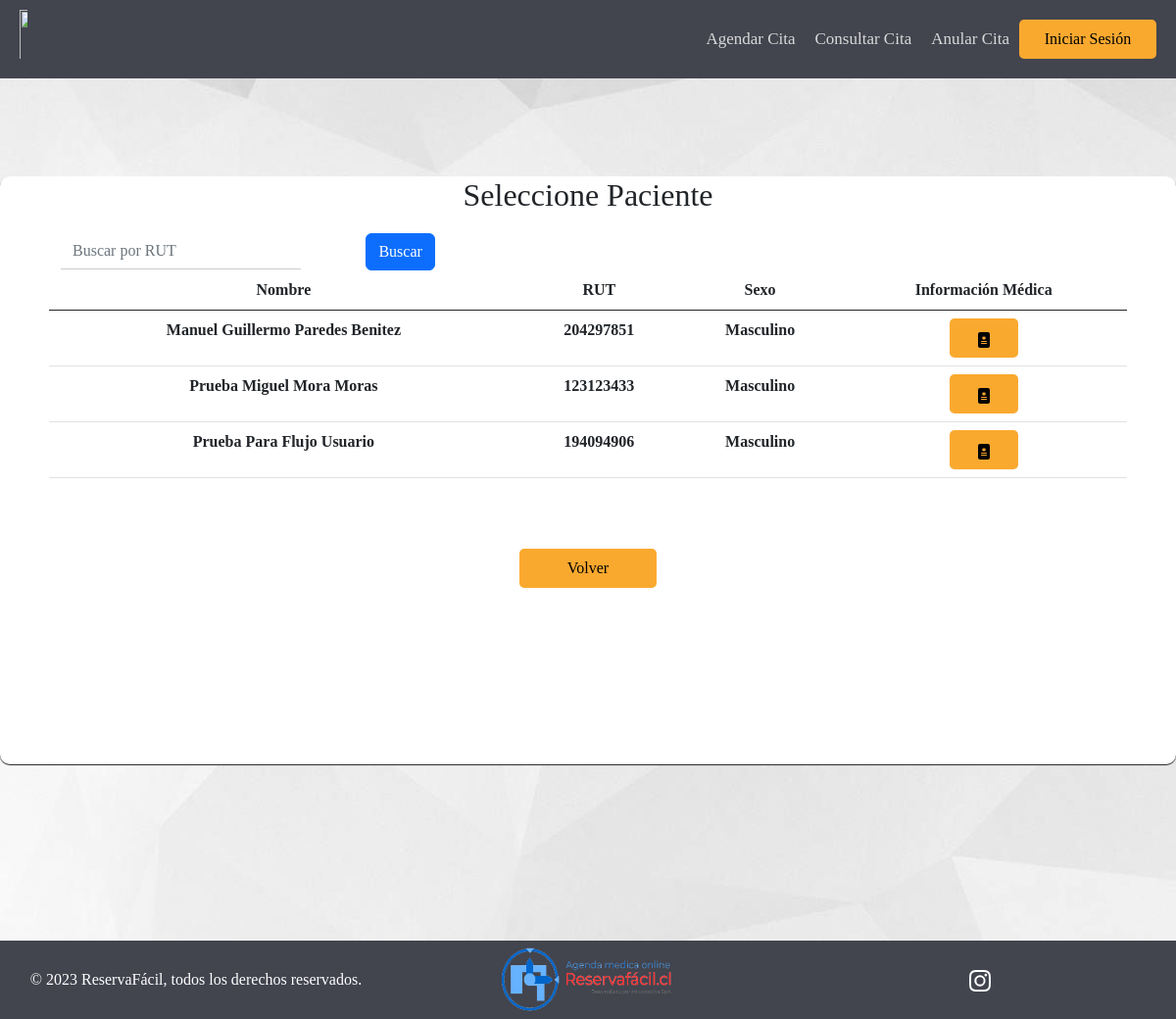
Page /pacientes_fichas_medicas/ on the earlier database version.
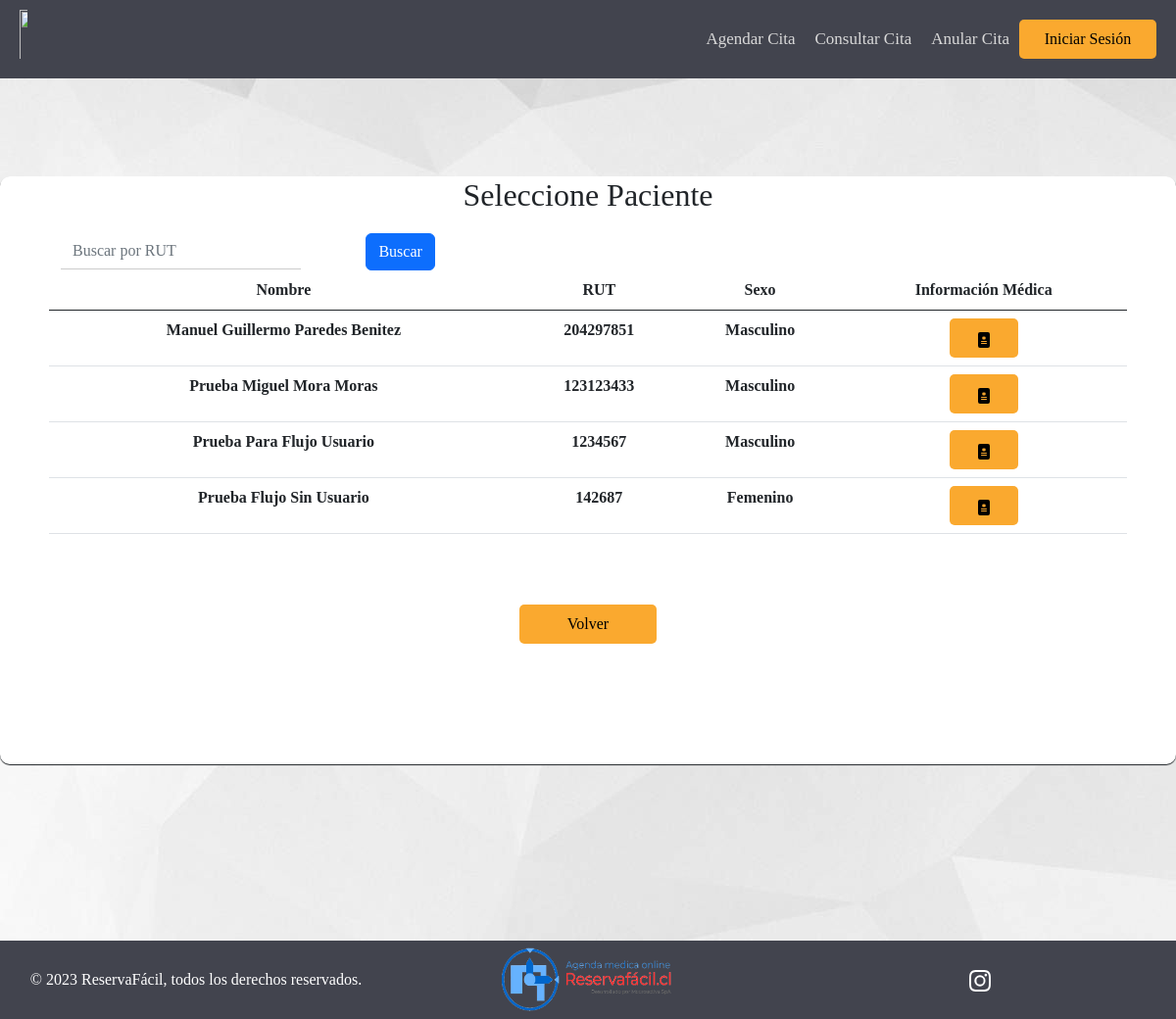
Same page on the later database version.
### AppReservaFacil/models.py (models this page shows, shortened)
class Paciente(models.Model):
    ID_Paciente = models.IntegerField(primary_key=True, unique=True)
    Nombre_Paciente = models.CharField(max_length = 256)
    Rut = models.CharField(max_length=9, null = True)
    Sexo = models.CharField(SEXO_CHOICES, max_length=9, null = True)
    Fecha_de_nacimiento_P = models.DateField(null = True)
    Direccion_P = models.CharField(max_length=256, null = True)
    Telefono_P = models.CharField(max_length=9, null = True)
    Usuario_P = models.ForeignKey(User, null=True, on_delete=models.RESTRICT)
    Primer_Login = models.BooleanField(default=True)
    class Meta:
        verbose_name = 'Paciente'
        verbose_name_plural = 'Pacientes'

### AppReservaFacil/views.py (the view)
# urls.py: path('pacientes_fichas_medicas/', views.pacientes_fichas_medicas, name = 'pacientes_fichas_medicas'),
def pacientes_fichas_medicas(request):
    if request.method == 'POST':
        print("Manolo Print")
        if 'doc_pac' in request.POST:
            nom_pac = request.POST.get('doc_pac')
            url = reverse('filtro_ficha_medica') + '?nom_pac={}'.format(nom_pac)
            return redirect(url)
        elif 'buscar-btn' in request.POST:
            print("Manolo buscar-btn")
            rut = request.POST.get('buscar-input')
            Pacientes = Paciente.objects.filter(Rut__icontains=rut)
    else:
        print("Manolo Else")
        Pacientes = Paciente.objects.all()
    contexto = {'Pacientes':Pacientes}
    return render(request, "Especialistas/pacientes_fichas_medicas.html", contexto)

### AppReservaFacil/templatetags/auth_extras.py (called while the page is built)
@register.filter(name='has_group')
def has_group(user, group_name):
    group = Group.objects.get(name=group_name)
    return True if group in user.groups.all() else False

### AppReservaFacil/templates/Especialistas/pacientes_fichas_medicas.html (shortened to what this page needs)
{% extends "../Clientes/index.html" %}
{% block footer %}
  <div class="div-mediano">
        <h2 id="titulo-inicio-sesion">Seleccione Paciente</h2>
        <div class="row row-margin table-responsive">
            <table class="table table-hover table-pagination">
                <thead>
                    <tr>
                        <div class="row">
                            <div class="col-md-3">
                                <form method="post">
                                    <div class="form-group">
                                        <input type="text" class="form-control" id="buscar-input" name="buscar-input" placeholder="Buscar por RUT">
                                      </div>
                                    </div>
                                    <div class="col-md-2">
                                    <button type="submit" class="btn btn-primary" id="buscar-btn" name="buscar-btn">Buscar</button>
                            </div>
                        </div>
                        <th>Nombre</th>
                        <th class="rut">RUT</th>
                        <th>Sexo</th>
                        <th>Información Médica</th>
                    </tr>
                </thead>
                {% if Pacientes %}
                <tbody>
                        {% for Pac in Pacientes %}
                        <tr>
                            <th>{{Pac.Nombre_Paciente}}</th>
                            <th class="rut">{{Pac.Rut}}</th>
                            <th>{{Pac.Sexo}}</th>
                            <th>
                              <form method="post" >
                                <button class="btn-naranja-pequeno" type="submit" name="doc_pac" value="{{Pac.Nombre_Paciente}}" id="doc_pac" >
                                </button>
                            </th>
                        </tr>
                        {% endfor %}
                </tbody>
                {%else%}
                <tbody>
                        <tr>
                            <td colspan="5" style="text-align: center">No hay pacientes en el sistema</td>
                        </tr>
                    </tbody>
                {% endif %}
            </table>
            </div>
            <button type="button" class="btn-naranja-mediano row-margin"><a href="{{ request.META.HTTP_REFERER }}">Volver</a></button>
        </div>
{% endblock %}

Differences in the rows shown:
changed Paciente "Prueba Para Flujo Usuario": Rut "194094906" → "1234567"
added Paciente: Nombre_Paciente "Prueba Flujo Sin Usuario", Rut "142687", Sexo "Femenino"
